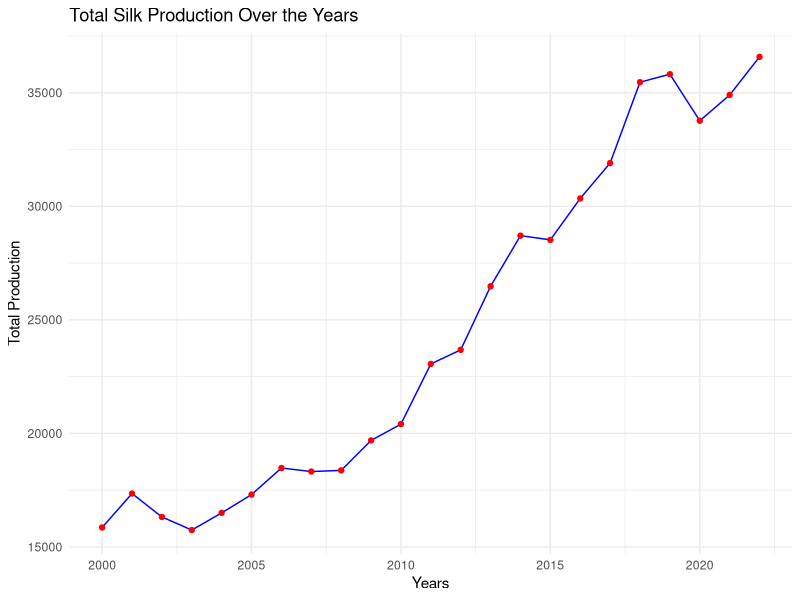

This figure's R source: (Note: this script raises an error after producing the figure.)
# Load necessary libraries
library(ggplot2)
library(dplyr)
library(tseries)
library(forecast)
library(TTR)

# Create the dataset
data <- data.frame(
  Years = c("2000-01", "2001-02", "2002-03", "2003-04", "2004-05", "2005-06", "2006-07", 
            "2007-08", "2008-09", "2009-10", "2010-11", "2011-12", "2012-13", "2013-14", 
            "2014-15", "2015-16", "2016-17", "2017-18", "2018-19", "2019-20", "2020-21", 
            "2021-22", "2022-23"),
  Total = c(15857, 17351, 16319, 15742, 16500, 17305, 18475, 18320, 18370, 19690, 20410, 
            23060, 23679, 26480, 28708, 28523, 30348, 31906, 35468, 35820, 33770, 34903, 36582)
)

# Convert Years to a numeric format
data$Years <- as.numeric(substr(data$Years, 1, 4))

# Convert the Total column to a time series object
total_ts <- ts(data$Total, start = 2000, frequency = 1)

# Plot the total production over the years
ggplot(data, aes(x = Years, y = Total)) +
  geom_line(color = "blue") +
  geom_point(color = "red") +
  labs(title = "Total Silk Production Over the Years",
       x = "Years",
       y = "Total Production") +
  theme_minimal()

# Plot individual types of silk production over the years (example for demonstration)
# Assuming you have data for different types; here's how you would reshape the data
data_long <- data %>%
  gather(key = "Type", value = "Production", -Years, -Total)

ggplot(data_long, aes(x = Years, y = Production, color = Type)) +
  geom_line() +
  geom_point() +
  labs(title = "Silk Production by Type Over the Years",
       x = "Years",
       y = "Production") +
  theme_minimal()

# Perform the ADF test on the original data
adf_test <- adf.test(total_ts)
print(adf_test)

# If p-value is greater than 0.05, the data is not stationary, so we apply differencing
if (adf_test$p.value > 0.05) {
  # First difference
  data$Total_diff <- c(NA, diff(data$Total, differences = 1))
  
  # Perform the ADF test on the differenced data
  adf_test_diff <- adf.test(data$Total_diff[!is.na(data$Total_diff)])
  print(adf_test_diff)
  
  # If the p-value is still greater than 0.05, further differencing may be needed
  if (adf_test_diff$p.value > 0.05) {
    # Second difference
    data$Total_diff2 <- c(NA, NA, diff(data$Total, differences = 2))
    
    # Perform the ADF test on the twice-differenced data
    adf_test_diff2 <- adf.test(data$Total_diff2[!is.na(data$Total_diff2)])
    print(adf_test_diff2)
  }
}

################## Simple Exponential Smoothing ##################

# Simple Exponential Smoothing
ses_model <- ses(total_ts)

# Extract AIC and Residuals for SES
ses_residuals <- residuals(ses_model)
ses_rss <- sum(ses_residuals^2)
ses_n <- length(ses_residuals)
ses_k <- 1  # SES has only one parameter (smoothing parameter)

ses_aic <- ses_n * log(ses_rss / ses_n) + 2 * ses_k

# Print results
cat("Simple Exponential Smoothing Model:\n")
print(ses_model)
cat("AIC for Simple Exponential Smoothing:", ses_aic, "\n")
cat("Residuals for Simple Exponential Smoothing:\n")
print(ses_residuals)

# Plot Simple Exponential Smoothing
plot(ses_model)

################## Double Exponential Smoothing (Holt’s Linear Trend Model) ##################

# Convert the Total column to a time series object with monthly frequency
# Example data generation
monthly_data <- data.frame(
  Month = seq(as.Date("2000-01-01"), as.Date("2002-12-01"), by = "months"),
  Total = c(sample(1000:5000, 36, replace = TRUE))  # Example data
)

monthly_ts <- ts(monthly_data$Total, start = c(2000, 1), frequency = 12)

# Double Exponential Smoothing (Holt’s Linear Trend Model)
holt_model <- holt(monthly_ts)

# Triple Exponential Smoothing (Holt-Winters Model)
hw_model <- hw(monthly_ts, seasonal = "additive")

# Extract AIC and Residuals for Holt’s Model
holt_residuals <- residuals(holt_model)
holt_rss <- sum(holt_residuals^2)
holt_n <- length(holt_residuals)
holt_k <- 2  # Holt’s model has two parameters (level and trend)

holt_aic <- holt_n * log(holt_rss / holt_n) + 2 * holt_k

# Extract AIC and Residuals for Holt-Winters Model
hw_residuals <- residuals(hw_model)
hw_rss <- sum(hw_residuals^2)
hw_n <- length(hw_residuals)
hw_k <- 3  # Holt-Winters model has three parameters (level, trend, and seasonal)

hw_aic <- hw_n * log(hw_rss / hw_n) + 2 * hw_k

# Print results
cat("\nHolt’s Linear Trend Model:\n")
print(holt_model)
cat("AIC for Holt’s Linear Trend Model:", holt_aic, "\n")
cat("Residuals for Holt’s Linear Trend Model:\n")
print(holt_residuals)

cat("\nHolt-Winters Model:\n")
print(hw_model)
cat("AIC for Holt-Winters Model:", hw_aic, "\n")
cat("Residuals for Holt-Winters Model:\n")
print(hw_residuals)

# Plot Holt’s Linear Trend Model
plot(holt_model)

# Plot Holt-Winters Model
plot(hw_model)

################## Simple Moving Average ####################

# Define the window size for the moving average (for example, 3 years)
window_size <- 3



# Apply Simple Moving Average
sma_total <- SMA(total_ts, n = window_size)

# Remove NA values from SMA
valid_indices <- !is.na(sma_total)
sma_data <- data.frame(
  Years = time(total_ts)[valid_indices],
  Original = as.numeric(total_ts)[valid_indices],
  SMA = as.numeric(sma_total)[valid_indices]
)

# Fit a linear model to the SMA results to calculate residuals
lm_model <- lm(Original ~ SMA, data = sma_data)
sma_data$Residuals <- residuals(lm_model)

# Calculate AIC for the linear model
aic_sma <- AIC(lm_model)
cat("AIC value for the linear model:", aic_sma, "\n")

# Plot the original series and the moving average
plot(total_ts, type = "o", col = "blue", ylab = "Total", xlab = "Years", main = "Simple Moving Average")
lines(sma_total, type = "o", col = "red")
legend("topleft", legend = c("Original", "SMA"), col = c("blue", "red"), lty = 1, pch = 1)

# Print residuals
cat("Residuals of the linear model:\n")
print(sma_data$Residuals)

############################################### ARIMA ###################################################

# Create the dataset
data <- data.frame(
  Years = c("2000-01", "2001-02", "2002-03", "2003-04", "2004-05", "2005-06", "2006-07", 
            "2007-08", "2008-09", "2009-10", "2010-11", "2011-12", "2012-13", "2013-14", 
            "2014-15", "2015-16", "2016-17", "2017-18", "2018-19", "2019-20", "2020-21", 
            "2021-22", "2022-23"),
  Total = c(15857, 17351, 16319, 15742, 16500, 17305, 18475, 18320, 18370, 19690, 20410, 
            23060, 23679, 26480, 28708, 28523, 30348, 31906, 35468, 35820, 33770, 34903, 36582)
)

# Convert the Total column to a time series object
total_ts <- ts(data$Total, start = 2000, frequency = 1)

# Fit ARIMA model manually
manual_arima <- arima(total_ts, order = c(0, 2, 1))
summary(manual_arima)

# Automatically fit ARIMA model
auto_arima <- auto.arima(total_ts, ic = "aic", trace = TRUE)
summary(auto_arima)

# Print AIC value of the automatically fitted ARIMA model
cat("AIC value of the auto ARIMA model:", AIC(auto_arima), "\n")

# Check for stationarity in residuals
acf(ts(auto_arima$residuals), main = "ACF of Residuals")
pacf(ts(auto_arima$residuals), main = "PACF of Residuals")

# Forecasting
forecast_auto_arima <- forecast(auto_arima, level = c(95), h = 10)
plot(forecast_auto_arima, main = "Forecast of Total Silk Production")

# Validate the forecast
# Ljung-Box test for residuals' autocorrelation
lb_test_5 <- Box.test(auto_arima$residuals, lag = 5, type = "Ljung-Box")
lb_test_15 <- Box.test(auto_arima$residuals, lag = 15, type = "Ljung-Box")
lb_test_20 <- Box.test(auto_arima$residuals, lag = 20, type = "Ljung-Box")


cat("Ljung-Box test (lag=5) p-value:", lb_test_5$p.value, "\n")
cat("Ljung-Box test (lag=15) p-value:", lb_test_15$p.value, "\n")
cat("Ljung-Box test (lag=20) p-value:", lb_test_20$p.value, "\n")

# Print the forecast
print(forecast_auto_arima)

# Print residuals
cat("Residuals of the ARIMA model:\n")
print(auto_arima$residuals)

################## Leaderboard based on AIC ##################

# Create a data frame to store AIC values
aic_values <- data.frame(
  Model = c("Simple Exponential Smoothing", "Holt's Linear Trend Model", 
            "Holt-Winters Model", "Simple Moving Average", "ARIMA Model"),
  AIC = c(ses_aic, holt_aic, hw_aic, aic_sma, AIC(auto_arima))
)

# Sort by AIC value in ascending order
leaderboard <- aic_values %>%
  arrange(AIC)

# Print the leaderboard
cat("\nLeaderboard based on AIC values:\n")
print(leaderboard)

